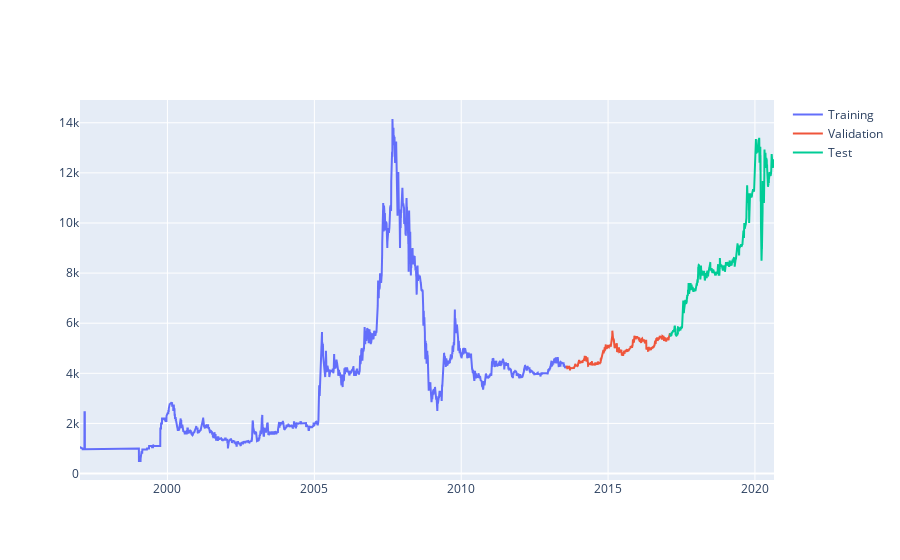

This figure's notebook cell:
### Code cell
fig = go.Figure()
fig.add_trace(go.Scatter(x=train_df.date, y=train_df.close, name='Training'))
fig.add_trace(go.Scatter(x=valid_df.date, y=valid_df.close, name='Validation'))
fig.add_trace(go.Scatter(x=test_df.date,  y=test_df.close,  name='Test'))
fig.show()

### Figure 1 — Plotly figure (JSON) as saved in the notebook; plotly's stock layout.template omitted (floating-point values rounded to 4 significant figures; data arrays with more than 128 entries replaced by an {"elided": "..."} marker saying what was removed)
{"data": [{"name": "Training", "type": "scatter", "x": {"elided": "6042 str values"}, "y": {"elided": "6042 int values"}}, {"name": "Validation", "type": "scatter", "x": {"elided": "1294 str values"}, "y": {"elided": "1294 int values"}}, {"name": "Test", "type": "scatter", "x": {"elided": "1294 str values"}, "y": {"elided": "1294 int values"}}], "layout": {}}
